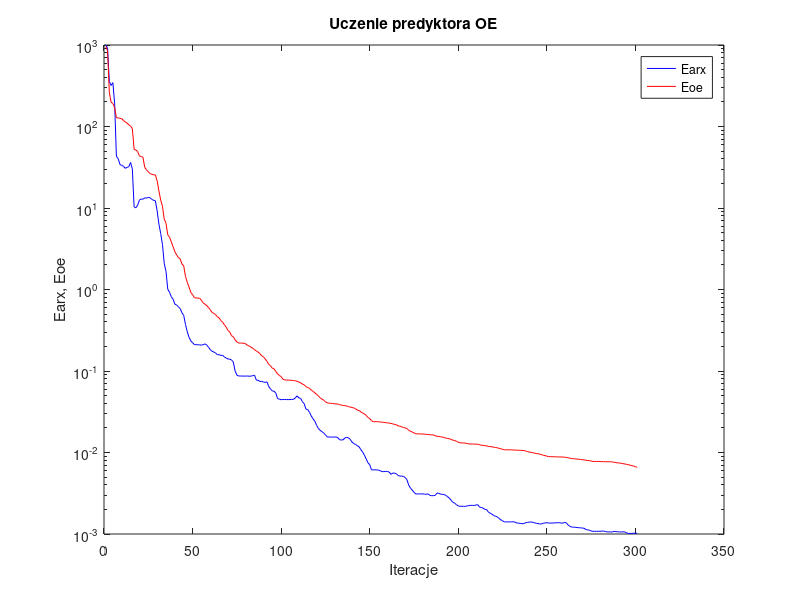
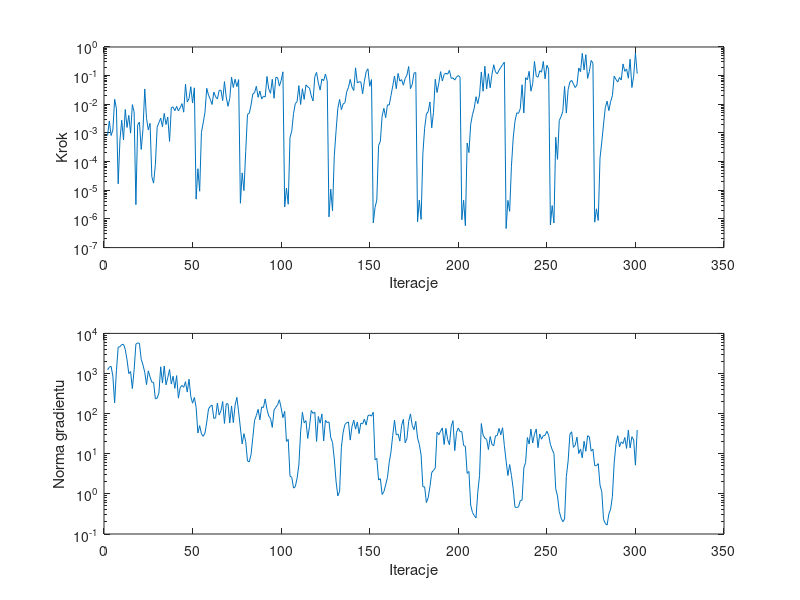

Recreate these plots in MATLAB, in order.
%uczenie predyktora oe
clear all;
n=0; farx(n+1)=9.925952e+002; foe(n+1)=9.530596e+002; wspucz(n+1)=0.000000e+000; ng(n+1)=0.000000e+000;
%odnowa zmiennej metryki
n=1; farx(n+1)=9.243927e+002; foe(n+1)=8.522223e+002; krok(n+1)=8.106441e-004; ng(n+1)=1.237897e+003;
n=2; farx(n+1)=3.590032e+002; foe(n+1)=2.609821e+002; krok(n+1)=2.604174e-003; ng(n+1)=1.439544e+003;
n=3; farx(n+1)=3.182469e+002; foe(n+1)=1.990192e+002; krok(n+1)=8.156322e-004; ng(n+1)=1.512614e+003;
n=4; farx(n+1)=3.453824e+002; foe(n+1)=1.920588e+002; krok(n+1)=1.259039e-003; ng(n+1)=8.603229e+002;
n=5; farx(n+1)=1.932990e+002; foe(n+1)=1.711653e+002; krok(n+1)=1.503401e-002; ng(n+1)=1.858231e+002;
n=6; farx(n+1)=4.298652e+001; foe(n+1)=1.280388e+002; krok(n+1)=7.145002e-003; ng(n+1)=1.169095e+003;
n=7; farx(n+1)=4.035151e+001; foe(n+1)=1.275354e+002; krok(n+1)=1.689172e-005; ng(n+1)=4.528811e+003;
n=8; farx(n+1)=3.415174e+001; foe(n+1)=1.261099e+002; krok(n+1)=5.653272e-004; ng(n+1)=4.648693e+003;
n=9; farx(n+1)=3.335867e+001; foe(n+1)=1.245938e+002; krok(n+1)=2.778799e-003; ng(n+1)=5.268656e+003;
n=10; farx(n+1)=3.241490e+001; foe(n+1)=1.184854e+002; krok(n+1)=5.769389e-004; ng(n+1)=5.341254e+003;
n=11; farx(n+1)=3.068921e+001; foe(n+1)=1.135870e+002; krok(n+1)=6.606617e-003; ng(n+1)=3.992581e+003;
n=12; farx(n+1)=3.144912e+001; foe(n+1)=1.102986e+002; krok(n+1)=1.556794e-003; ng(n+1)=2.195494e+003;
n=13; farx(n+1)=3.213321e+001; foe(n+1)=1.050413e+002; krok(n+1)=4.101231e-003; ng(n+1)=9.964159e+002;
n=14; farx(n+1)=3.621252e+001; foe(n+1)=1.013358e+002; krok(n+1)=9.854180e-004; ng(n+1)=1.116869e+003;
n=15; farx(n+1)=2.997104e+001; foe(n+1)=9.423559e+001; krok(n+1)=9.732535e-003; ng(n+1)=4.214582e+002;
n=16; farx(n+1)=1.029908e+001; foe(n+1)=5.240649e+001; krok(n+1)=5.478088e-003; ng(n+1)=1.226575e+003;
n=17; farx(n+1)=1.006030e+001; foe(n+1)=5.147183e+001; krok(n+1)=3.147054e-006; ng(n+1)=5.421393e+003;
n=18; farx(n+1)=1.085250e+001; foe(n+1)=4.931273e+001; krok(n+1)=1.925691e-003; ng(n+1)=5.773191e+003;
n=19; farx(n+1)=1.253044e+001; foe(n+1)=4.352405e+001; krok(n+1)=2.394037e-003; ng(n+1)=5.658203e+003;
n=20; farx(n+1)=1.290551e+001; foe(n+1)=4.280064e+001; krok(n+1)=2.662021e-004; ng(n+1)=2.267792e+003;
n=21; farx(n+1)=1.281242e+001; foe(n+1)=4.193236e+001; krok(n+1)=1.320749e-003; ng(n+1)=1.635165e+003;
n=22; farx(n+1)=1.334688e+001; foe(n+1)=3.145385e+001; krok(n+1)=3.432277e-002; ng(n+1)=1.076567e+003;
n=23; farx(n+1)=1.321501e+001; foe(n+1)=2.942112e+001; krok(n+1)=3.242576e-003; ng(n+1)=5.279486e+002;
n=24; farx(n+1)=1.348171e+001; foe(n+1)=2.781535e+001; krok(n+1)=1.291963e-003; ng(n+1)=1.164913e+003;
n=25; farx(n+1)=1.337571e+001; foe(n+1)=2.647875e+001; krok(n+1)=2.168031e-003; ng(n+1)=8.247442e+002;
%odnowa zmiennej metryki
n=26; farx(n+1)=1.274341e+001; foe(n+1)=2.588969e+001; krok(n+1)=2.965848e-005; ng(n+1)=6.095059e+002;
n=27; farx(n+1)=1.242675e+001; foe(n+1)=2.561616e+001; krok(n+1)=1.777520e-005; ng(n+1)=6.005832e+002;
n=28; farx(n+1)=1.227204e+001; foe(n+1)=2.543599e+001; krok(n+1)=7.856157e-005; ng(n+1)=2.335657e+002;
n=29; farx(n+1)=9.203111e+000; foe(n+1)=2.155491e+001; krok(n+1)=1.575776e-003; ng(n+1)=2.428344e+002;
n=30; farx(n+1)=6.334536e+000; foe(n+1)=1.616309e+001; krok(n+1)=2.304382e-003; ng(n+1)=3.276405e+002;
n=31; farx(n+1)=4.875997e+000; foe(n+1)=1.252683e+001; krok(n+1)=3.271540e-003; ng(n+1)=1.470275e+003;
n=32; farx(n+1)=3.560466e+000; foe(n+1)=1.046574e+001; krok(n+1)=1.645803e-003; ng(n+1)=5.774441e+002;
n=33; farx(n+1)=2.097235e+000; foe(n+1)=7.302247e+000; krok(n+1)=4.818429e-003; ng(n+1)=1.534786e+003;
n=34; farx(n+1)=1.662856e+000; foe(n+1)=6.512117e+000; krok(n+1)=1.970836e-003; ng(n+1)=5.218696e+002;
n=35; farx(n+1)=1.004457e+000; foe(n+1)=4.675314e+000; krok(n+1)=3.595838e-003; ng(n+1)=7.883032e+002;
n=36; farx(n+1)=9.267291e-001; foe(n+1)=4.389963e+000; krok(n+1)=5.067687e-004; ng(n+1)=1.259727e+003;
n=37; farx(n+1)=8.151701e-001; foe(n+1)=3.836120e+000; krok(n+1)=7.692316e-003; ng(n+1)=5.456043e+002;
n=38; farx(n+1)=7.596642e-001; foe(n+1)=3.350326e+000; krok(n+1)=8.076024e-003; ng(n+1)=8.586407e+002;
n=39; farx(n+1)=6.606445e-001; foe(n+1)=2.917976e+000; krok(n+1)=5.977052e-003; ng(n+1)=4.260033e+002;
n=40; farx(n+1)=6.458405e-001; foe(n+1)=2.650389e+000; krok(n+1)=8.473306e-003; ng(n+1)=8.869821e+002;
n=41; farx(n+1)=6.136515e-001; foe(n+1)=2.465380e+000; krok(n+1)=5.887869e-003; ng(n+1)=2.431612e+002;
n=42; farx(n+1)=5.838409e-001; foe(n+1)=2.376294e+000; krok(n+1)=7.530795e-003; ng(n+1)=4.419461e+002;
n=43; farx(n+1)=5.176793e-001; foe(n+1)=2.054016e+000; krok(n+1)=1.056599e-002; ng(n+1)=5.051324e+002;
n=44; farx(n+1)=4.812049e-001; foe(n+1)=1.951964e+000; krok(n+1)=5.303205e-003; ng(n+1)=4.541093e+002;
n=45; farx(n+1)=3.726908e-001; foe(n+1)=1.445957e+000; krok(n+1)=5.005537e-002; ng(n+1)=6.244674e+002;
n=46; farx(n+1)=3.033121e-001; foe(n+1)=1.225845e+000; krok(n+1)=1.199953e-002; ng(n+1)=3.449270e+002;
n=47; farx(n+1)=2.590174e-001; foe(n+1)=1.071946e+000; krok(n+1)=1.596372e-002; ng(n+1)=7.215268e+002;
n=48; farx(n+1)=2.334895e-001; foe(n+1)=9.209176e-001; krok(n+1)=4.109961e-002; ng(n+1)=2.651516e+002;
n=49; farx(n+1)=2.225466e-001; foe(n+1)=8.649381e-001; krok(n+1)=1.109636e-002; ng(n+1)=1.821448e+002;
n=50; farx(n+1)=2.108795e-001; foe(n+1)=7.941288e-001; krok(n+1)=3.754388e-002; ng(n+1)=2.522224e+002;
%odnowa zmiennej metryki
n=51; farx(n+1)=2.104703e-001; foe(n+1)=7.863222e-001; krok(n+1)=4.904537e-006; ng(n+1)=1.442348e+002;
n=52; farx(n+1)=2.098157e-001; foe(n+1)=7.831023e-001; krok(n+1)=5.658127e-005; ng(n+1)=3.292492e+001;
n=53; farx(n+1)=2.095613e-001; foe(n+1)=7.820777e-001; krok(n+1)=9.280153e-006; ng(n+1)=5.034107e+001;
n=54; farx(n+1)=2.074237e-001; foe(n+1)=7.370644e-001; krok(n+1)=1.055436e-003; ng(n+1)=3.133853e+001;
n=55; farx(n+1)=2.106546e-001; foe(n+1)=6.841136e-001; krok(n+1)=2.251271e-003; ng(n+1)=2.720505e+001;
n=56; farx(n+1)=2.151575e-001; foe(n+1)=6.616872e-001; krok(n+1)=5.320104e-003; ng(n+1)=3.268173e+001;
n=57; farx(n+1)=2.087574e-001; foe(n+1)=6.323316e-001; krok(n+1)=3.618094e-002; ng(n+1)=6.143862e+001;
n=58; farx(n+1)=1.954499e-001; foe(n+1)=6.022349e-001; krok(n+1)=2.085811e-002; ng(n+1)=1.310930e+002;
n=59; farx(n+1)=1.829848e-001; foe(n+1)=5.613240e-001; krok(n+1)=1.488820e-002; ng(n+1)=1.516855e+002;
n=60; farx(n+1)=1.746293e-001; foe(n+1)=5.236720e-001; krok(n+1)=9.866494e-003; ng(n+1)=1.640039e+002;
n=61; farx(n+1)=1.709189e-001; foe(n+1)=5.079002e-001; krok(n+1)=2.680031e-002; ng(n+1)=7.585155e+001;
n=62; farx(n+1)=1.666662e-001; foe(n+1)=4.918931e-001; krok(n+1)=1.834657e-002; ng(n+1)=7.847135e+001;
n=63; farx(n+1)=1.583119e-001; foe(n+1)=4.625083e-001; krok(n+1)=1.527445e-002; ng(n+1)=1.840030e+002;
n=64; farx(n+1)=1.587665e-001; foe(n+1)=4.472501e-001; krok(n+1)=3.034235e-002; ng(n+1)=9.259643e+001;
n=65; farx(n+1)=1.552162e-001; foe(n+1)=4.144277e-001; krok(n+1)=3.132047e-002; ng(n+1)=1.173876e+002;
n=66; farx(n+1)=1.560817e-001; foe(n+1)=3.964652e-001; krok(n+1)=1.345640e-002; ng(n+1)=2.004210e+002;
n=67; farx(n+1)=1.478722e-001; foe(n+1)=3.681366e-001; krok(n+1)=6.189726e-002; ng(n+1)=5.699480e+001;
n=68; farx(n+1)=1.444556e-001; foe(n+1)=3.449539e-001; krok(n+1)=1.775074e-002; ng(n+1)=1.759664e+002;
n=69; farx(n+1)=1.402209e-001; foe(n+1)=3.139167e-001; krok(n+1)=8.533243e-003; ng(n+1)=1.759125e+002;
n=70; farx(n+1)=1.398915e-001; foe(n+1)=3.014058e-001; krok(n+1)=1.615204e-002; ng(n+1)=5.832572e+001;
n=71; farx(n+1)=1.365729e-001; foe(n+1)=2.706957e-001; krok(n+1)=8.892157e-002; ng(n+1)=1.557958e+002;
n=72; farx(n+1)=1.288745e-001; foe(n+1)=2.629784e-001; krok(n+1)=3.863769e-002; ng(n+1)=5.952288e+001;
n=73; farx(n+1)=1.002280e-001; foe(n+1)=2.412937e-001; krok(n+1)=7.494212e-002; ng(n+1)=1.632433e+002;
n=74; farx(n+1)=8.888152e-002; foe(n+1)=2.277266e-001; krok(n+1)=4.138006e-002; ng(n+1)=2.545990e+002;
n=75; farx(n+1)=8.686179e-002; foe(n+1)=2.205054e-001; krok(n+1)=7.280720e-002; ng(n+1)=1.102982e+002;
%odnowa zmiennej metryki
n=76; farx(n+1)=8.683650e-002; foe(n+1)=2.201813e-001; krok(n+1)=3.524154e-006; ng(n+1)=4.383133e+001;
n=77; farx(n+1)=8.672953e-002; foe(n+1)=2.196843e-001; krok(n+1)=4.041939e-005; ng(n+1)=1.765397e+001;
n=78; farx(n+1)=8.664128e-002; foe(n+1)=2.192518e-001; krok(n+1)=9.722265e-006; ng(n+1)=3.175966e+001;
n=79; farx(n+1)=8.644563e-002; foe(n+1)=2.153018e-001; krok(n+1)=2.288097e-004; ng(n+1)=2.003742e+001;
n=80; farx(n+1)=8.701293e-002; foe(n+1)=2.060505e-001; krok(n+1)=4.437686e-003; ng(n+1)=6.615316e+000;
n=81; farx(n+1)=8.615206e-002; foe(n+1)=2.025090e-001; krok(n+1)=4.874376e-003; ng(n+1)=6.263220e+000;
n=82; farx(n+1)=8.655551e-002; foe(n+1)=1.961286e-001; krok(n+1)=9.328627e-003; ng(n+1)=9.484155e+000;
n=83; farx(n+1)=8.768073e-002; foe(n+1)=1.897840e-001; krok(n+1)=2.284436e-002; ng(n+1)=2.537444e+001;
n=84; farx(n+1)=8.849625e-002; foe(n+1)=1.822661e-001; krok(n+1)=2.565762e-002; ng(n+1)=6.832299e+001;
n=85; farx(n+1)=7.729665e-002; foe(n+1)=1.762414e-001; krok(n+1)=4.236083e-002; ng(n+1)=8.985892e+001;
n=86; farx(n+1)=7.697603e-002; foe(n+1)=1.704714e-001; krok(n+1)=1.759944e-002; ng(n+1)=1.279860e+002;
n=87; farx(n+1)=7.422780e-002; foe(n+1)=1.635944e-001; krok(n+1)=2.900728e-002; ng(n+1)=7.031759e+001;
n=88; farx(n+1)=7.481614e-002; foe(n+1)=1.536557e-001; krok(n+1)=1.526430e-002; ng(n+1)=1.471029e+002;
n=89; farx(n+1)=7.322979e-002; foe(n+1)=1.494544e-001; krok(n+1)=1.918067e-002; ng(n+1)=1.417212e+002;
n=90; farx(n+1)=7.247022e-002; foe(n+1)=1.404723e-001; krok(n+1)=1.793370e-002; ng(n+1)=2.328712e+002;
n=91; farx(n+1)=7.355508e-002; foe(n+1)=1.314092e-001; krok(n+1)=9.349969e-002; ng(n+1)=1.278701e+002;
n=92; farx(n+1)=6.434974e-002; foe(n+1)=1.201726e-001; krok(n+1)=3.413297e-002; ng(n+1)=8.727439e+001;
n=93; farx(n+1)=6.025474e-002; foe(n+1)=1.163472e-001; krok(n+1)=2.421456e-002; ng(n+1)=7.546246e+001;
n=94; farx(n+1)=5.690174e-002; foe(n+1)=1.080973e-001; krok(n+1)=7.494212e-002; ng(n+1)=4.542121e+001;
n=95; farx(n+1)=5.652008e-002; foe(n+1)=1.063615e-001; krok(n+1)=1.618540e-002; ng(n+1)=1.231542e+002;
n=96; farx(n+1)=5.339100e-002; foe(n+1)=9.862555e-002; krok(n+1)=8.764941e-002; ng(n+1)=1.440542e+002;
n=97; farx(n+1)=4.583716e-002; foe(n+1)=9.224452e-002; krok(n+1)=8.438961e-002; ng(n+1)=1.664570e+002;
n=98; farx(n+1)=4.521035e-002; foe(n+1)=8.809904e-002; krok(n+1)=4.320574e-002; ng(n+1)=2.216734e+002;
n=99; farx(n+1)=4.441231e-002; foe(n+1)=8.508423e-002; krok(n+1)=6.814773e-002; ng(n+1)=1.383075e+002;
n=100; farx(n+1)=4.469479e-002; foe(n+1)=7.934895e-002; krok(n+1)=1.362644e-001; ng(n+1)=7.931222e+001;
%odnowa zmiennej metryki
n=101; farx(n+1)=4.467540e-002; foe(n+1)=7.770825e-002; krok(n+1)=2.615723e-006; ng(n+1)=1.144116e+002;
n=102; farx(n+1)=4.462709e-002; foe(n+1)=7.750073e-002; krok(n+1)=1.197415e-005; ng(n+1)=2.028418e+001;
n=103; farx(n+1)=4.459565e-002; foe(n+1)=7.737490e-002; krok(n+1)=3.257346e-006; ng(n+1)=2.281740e+001;
n=104; farx(n+1)=4.460858e-002; foe(n+1)=7.719445e-002; krok(n+1)=6.946998e-004; ng(n+1)=2.754377e+000;
n=105; farx(n+1)=4.482616e-002; foe(n+1)=7.678950e-002; krok(n+1)=1.175649e-003; ng(n+1)=2.587424e+000;
n=106; farx(n+1)=4.489786e-002; foe(n+1)=7.648129e-002; krok(n+1)=4.792105e-003; ng(n+1)=1.393298e+000;
n=107; farx(n+1)=4.680109e-002; foe(n+1)=7.571899e-002; krok(n+1)=1.064021e-002; ng(n+1)=1.518898e+000;
n=108; farx(n+1)=4.959346e-002; foe(n+1)=7.481831e-002; krok(n+1)=1.238677e-002; ng(n+1)=2.452596e+000;
n=109; farx(n+1)=4.676158e-002; foe(n+1)=7.311371e-002; krok(n+1)=4.486711e-002; ng(n+1)=5.257642e+000;
n=110; farx(n+1)=4.616228e-002; foe(n+1)=7.158909e-002; krok(n+1)=9.830492e-003; ng(n+1)=3.513838e+001;
n=111; farx(n+1)=4.207571e-002; foe(n+1)=6.894439e-002; krok(n+1)=3.497807e-002; ng(n+1)=1.079644e+002;
n=112; farx(n+1)=3.984572e-002; foe(n+1)=6.779547e-002; krok(n+1)=1.477175e-002; ng(n+1)=5.902956e+001;
n=113; farx(n+1)=3.401588e-002; foe(n+1)=6.431470e-002; krok(n+1)=4.725510e-002; ng(n+1)=6.701427e+001;
n=114; farx(n+1)=3.366164e-002; foe(n+1)=6.270945e-002; krok(n+1)=4.086147e-002; ng(n+1)=2.408298e+001;
n=115; farx(n+1)=3.114183e-002; foe(n+1)=6.144570e-002; krok(n+1)=3.715822e-002; ng(n+1)=4.760686e+001;
n=116; farx(n+1)=2.807008e-002; foe(n+1)=5.829186e-002; krok(n+1)=1.966568e-002; ng(n+1)=1.197941e+002;
n=117; farx(n+1)=2.596119e-002; foe(n+1)=5.622515e-002; krok(n+1)=1.311143e-002; ng(n+1)=1.014209e+002;
n=118; farx(n+1)=2.422373e-002; foe(n+1)=5.396108e-002; krok(n+1)=9.228634e-002; ng(n+1)=1.089890e+002;
n=119; farx(n+1)=2.153990e-002; foe(n+1)=5.161905e-002; krok(n+1)=1.297775e-001; ng(n+1)=2.033198e+001;
n=120; farx(n+1)=1.978013e-002; foe(n+1)=4.951210e-002; krok(n+1)=5.576355e-002; ng(n+1)=8.492242e+001;
n=121; farx(n+1)=1.871368e-002; foe(n+1)=4.699171e-002; krok(n+1)=3.134999e-002; ng(n+1)=5.785559e+001;
n=122; farx(n+1)=1.805176e-002; foe(n+1)=4.524556e-002; krok(n+1)=7.596282e-002; ng(n+1)=9.831506e+001;
n=123; farx(n+1)=1.738941e-002; foe(n+1)=4.390948e-002; krok(n+1)=6.679426e-002; ng(n+1)=2.096442e+001;
n=124; farx(n+1)=1.648926e-002; foe(n+1)=4.199016e-002; krok(n+1)=1.135981e-001; ng(n+1)=6.828266e+001;
n=125; farx(n+1)=1.550660e-002; foe(n+1)=4.065772e-002; krok(n+1)=6.601690e-002; ng(n+1)=5.994813e+001;
%odnowa zmiennej metryki
n=126; farx(n+1)=1.550515e-002; foe(n+1)=4.036298e-002; krok(n+1)=1.182045e-006; ng(n+1)=6.211815e+001;
n=127; farx(n+1)=1.546690e-002; foe(n+1)=4.007151e-002; krok(n+1)=1.095376e-005; ng(n+1)=2.536615e+001;
n=128; farx(n+1)=1.546241e-002; foe(n+1)=4.003554e-002; krok(n+1)=1.940233e-006; ng(n+1)=1.915727e+001;
n=129; farx(n+1)=1.544647e-002; foe(n+1)=3.964169e-002; krok(n+1)=1.614953e-004; ng(n+1)=7.395863e+000;
n=130; farx(n+1)=1.551897e-002; foe(n+1)=3.944422e-002; krok(n+1)=1.186919e-003; ng(n+1)=2.060567e+000;
n=131; farx(n+1)=1.521658e-002; foe(n+1)=3.930718e-002; krok(n+1)=7.321912e-003; ng(n+1)=8.893273e-001;
n=132; farx(n+1)=1.433729e-002; foe(n+1)=3.865103e-002; krok(n+1)=1.479563e-002; ng(n+1)=1.160252e+000;
n=133; farx(n+1)=1.423081e-002; foe(n+1)=3.813823e-002; krok(n+1)=6.506258e-003; ng(n+1)=1.448320e+001;
n=134; farx(n+1)=1.431134e-002; foe(n+1)=3.784260e-002; krok(n+1)=1.027490e-002; ng(n+1)=3.474352e+001;
n=135; farx(n+1)=1.508357e-002; foe(n+1)=3.761540e-002; krok(n+1)=1.127264e-002; ng(n+1)=5.359989e+001;
n=136; farx(n+1)=1.534401e-002; foe(n+1)=3.720465e-002; krok(n+1)=2.727640e-002; ng(n+1)=5.966339e+001;
n=137; farx(n+1)=1.514488e-002; foe(n+1)=3.654121e-002; krok(n+1)=3.899737e-002; ng(n+1)=6.201727e+001;
n=138; farx(n+1)=1.449764e-002; foe(n+1)=3.616368e-002; krok(n+1)=7.375749e-002; ng(n+1)=2.188684e+001;
n=139; farx(n+1)=1.344455e-002; foe(n+1)=3.561762e-002; krok(n+1)=3.982240e-002; ng(n+1)=4.826079e+001;
n=140; farx(n+1)=1.289521e-002; foe(n+1)=3.528516e-002; krok(n+1)=3.034235e-002; ng(n+1)=6.873269e+001;
n=141; farx(n+1)=1.255433e-002; foe(n+1)=3.434092e-002; krok(n+1)=1.872762e-001; ng(n+1)=4.113583e+001;
n=142; farx(n+1)=1.210229e-002; foe(n+1)=3.311438e-002; krok(n+1)=5.570844e-002; ng(n+1)=6.207579e+001;
n=143; farx(n+1)=1.175494e-002; foe(n+1)=3.282143e-002; krok(n+1)=6.130039e-002; ng(n+1)=3.183198e+001;
n=144; farx(n+1)=1.082475e-002; foe(n+1)=3.143673e-002; krok(n+1)=6.024636e-002; ng(n+1)=5.786466e+001;
n=145; farx(n+1)=1.014437e-002; foe(n+1)=3.063439e-002; krok(n+1)=2.331822e-002; ng(n+1)=5.553091e+001;
n=146; farx(n+1)=9.276974e-003; foe(n+1)=2.970931e-002; krok(n+1)=6.442938e-002; ng(n+1)=7.329816e+001;
n=147; farx(n+1)=8.344429e-003; foe(n+1)=2.858463e-002; krok(n+1)=1.383770e-001; ng(n+1)=5.189618e+001;
n=148; farx(n+1)=7.483221e-003; foe(n+1)=2.685466e-002; krok(n+1)=1.728230e-001; ng(n+1)=8.870411e+001;
n=149; farx(n+1)=7.081841e-003; foe(n+1)=2.612729e-002; krok(n+1)=4.256083e-002; ng(n+1)=9.303496e+001;
n=150; farx(n+1)=6.129963e-003; foe(n+1)=2.452920e-002; krok(n+1)=7.301859e-002; ng(n+1)=8.656392e+001;
%odnowa zmiennej metryki
n=151; farx(n+1)=6.125383e-003; foe(n+1)=2.391377e-002; krok(n+1)=7.271553e-007; ng(n+1)=1.085014e+002;
n=152; farx(n+1)=6.123820e-003; foe(n+1)=2.390655e-002; krok(n+1)=2.502989e-006; ng(n+1)=7.064668e+000;
n=153; farx(n+1)=6.120498e-003; foe(n+1)=2.389469e-002; krok(n+1)=4.524584e-006; ng(n+1)=7.677463e+000;
n=154; farx(n+1)=6.080562e-003; foe(n+1)=2.382594e-002; krok(n+1)=3.643472e-004; ng(n+1)=2.212950e+000;
n=155; farx(n+1)=5.967198e-003; foe(n+1)=2.371040e-002; krok(n+1)=5.053235e-004; ng(n+1)=2.398235e+000;
n=156; farx(n+1)=5.833247e-003; foe(n+1)=2.357617e-002; krok(n+1)=3.918749e-003; ng(n+1)=9.661930e-001;
n=157; farx(n+1)=5.825664e-003; foe(n+1)=2.338238e-002; krok(n+1)=7.251821e-003; ng(n+1)=1.135857e+000;
n=158; farx(n+1)=5.870757e-003; foe(n+1)=2.324403e-002; krok(n+1)=3.427028e-003; ng(n+1)=1.677479e+000;
n=159; farx(n+1)=5.848492e-003; foe(n+1)=2.312454e-002; krok(n+1)=9.590335e-003; ng(n+1)=2.548320e+000;
n=160; farx(n+1)=5.756660e-003; foe(n+1)=2.297290e-002; krok(n+1)=9.416683e-003; ng(n+1)=6.070069e+000;
n=161; farx(n+1)=5.387652e-003; foe(n+1)=2.273837e-002; krok(n+1)=2.000182e-002; ng(n+1)=1.114674e+001;
n=162; farx(n+1)=5.599390e-003; foe(n+1)=2.246038e-002; krok(n+1)=4.382471e-002; ng(n+1)=2.896917e+001;
n=163; farx(n+1)=5.582238e-003; foe(n+1)=2.208919e-002; krok(n+1)=9.704432e-002; ng(n+1)=6.884657e+001;
n=164; farx(n+1)=5.489840e-003; foe(n+1)=2.192349e-002; krok(n+1)=3.497807e-002; ng(n+1)=2.950859e+001;
n=165; farx(n+1)=5.220432e-003; foe(n+1)=2.125581e-002; krok(n+1)=1.196783e-001; ng(n+1)=3.108674e+001;
n=166; farx(n+1)=5.135071e-003; foe(n+1)=2.106092e-002; krok(n+1)=6.444366e-002; ng(n+1)=2.061867e+001;
n=167; farx(n+1)=5.143100e-003; foe(n+1)=2.067354e-002; krok(n+1)=7.280720e-002; ng(n+1)=5.081952e+001;
n=168; farx(n+1)=5.097137e-003; foe(n+1)=2.024692e-002; krok(n+1)=4.633705e-002; ng(n+1)=7.216741e+001;
n=169; farx(n+1)=4.941676e-003; foe(n+1)=2.005062e-002; krok(n+1)=8.000730e-002; ng(n+1)=1.866285e+001;
n=170; farx(n+1)=4.636949e-003; foe(n+1)=1.967169e-002; krok(n+1)=1.044257e-001; ng(n+1)=2.379073e+001;
n=171; farx(n+1)=3.989317e-003; foe(n+1)=1.874998e-002; krok(n+1)=2.083583e-001; ng(n+1)=6.417508e+001;
n=172; farx(n+1)=3.656969e-003; foe(n+1)=1.819531e-002; krok(n+1)=3.500452e-002; ng(n+1)=9.864798e+001;
n=173; farx(n+1)=3.457835e-003; foe(n+1)=1.788977e-002; krok(n+1)=4.954706e-002; ng(n+1)=5.052032e+001;
n=174; farx(n+1)=3.246399e-003; foe(n+1)=1.736792e-002; krok(n+1)=1.232442e-001; ng(n+1)=3.986836e+001;
n=175; farx(n+1)=3.101755e-003; foe(n+1)=1.696988e-002; krok(n+1)=1.283701e-001; ng(n+1)=6.444399e+001;
%odnowa zmiennej metryki
n=176; farx(n+1)=3.102133e-003; foe(n+1)=1.694895e-002; krok(n+1)=7.906723e-007; ng(n+1)=2.464652e+001;
n=177; farx(n+1)=3.104891e-003; foe(n+1)=1.689585e-002; krok(n+1)=4.535915e-006; ng(n+1)=1.717348e+001;
n=178; farx(n+1)=3.104989e-003; foe(n+1)=1.689258e-002; krok(n+1)=9.682353e-007; ng(n+1)=9.349820e+000;
n=179; farx(n+1)=3.103712e-003; foe(n+1)=1.687124e-002; krok(n+1)=1.895397e-004; ng(n+1)=1.501399e+000;
n=180; farx(n+1)=3.080878e-003; foe(n+1)=1.675611e-002; krok(n+1)=1.457334e-003; ng(n+1)=1.499873e+000;
n=181; farx(n+1)=3.070274e-003; foe(n+1)=1.670733e-002; krok(n+1)=4.578975e-003; ng(n+1)=6.064591e-001;
n=182; farx(n+1)=3.104632e-003; foe(n+1)=1.661598e-002; krok(n+1)=5.557598e-003; ng(n+1)=8.002549e-001;
n=183; farx(n+1)=2.976138e-003; foe(n+1)=1.650476e-002; krok(n+1)=1.208515e-002; ng(n+1)=1.513612e+000;
n=184; farx(n+1)=2.951954e-003; foe(n+1)=1.646185e-002; krok(n+1)=1.508794e-003; ng(n+1)=3.416571e+000;
n=185; farx(n+1)=2.955325e-003; foe(n+1)=1.642847e-002; krok(n+1)=5.242823e-003; ng(n+1)=3.835175e+000;
n=186; farx(n+1)=2.983905e-003; foe(n+1)=1.600095e-002; krok(n+1)=7.439358e-002; ng(n+1)=4.410066e+000;
n=187; farx(n+1)=3.177452e-003; foe(n+1)=1.584090e-002; krok(n+1)=2.578794e-002; ng(n+1)=3.452808e+001;
n=188; farx(n+1)=3.161068e-003; foe(n+1)=1.574692e-002; krok(n+1)=5.440189e-002; ng(n+1)=2.961836e+001;
n=189; farx(n+1)=3.085185e-003; foe(n+1)=1.559984e-002; krok(n+1)=1.379942e-001; ng(n+1)=3.668148e+001;
n=190; farx(n+1)=3.068092e-003; foe(n+1)=1.547043e-002; krok(n+1)=6.479315e-002; ng(n+1)=4.405156e+001;
n=191; farx(n+1)=3.044910e-003; foe(n+1)=1.529851e-002; krok(n+1)=1.102898e-001; ng(n+1)=1.702287e+001;
n=192; farx(n+1)=2.977013e-003; foe(n+1)=1.501685e-002; krok(n+1)=1.209148e-001; ng(n+1)=4.276017e+001;
n=193; farx(n+1)=2.860623e-003; foe(n+1)=1.487577e-002; krok(n+1)=1.125137e-001; ng(n+1)=2.260226e+001;
n=194; farx(n+1)=2.747746e-003; foe(n+1)=1.472603e-002; krok(n+1)=1.530377e-001; ng(n+1)=1.668280e+001;
n=195; farx(n+1)=2.588482e-003; foe(n+1)=1.448035e-002; krok(n+1)=8.005809e-002; ng(n+1)=4.785215e+001;
n=196; farx(n+1)=2.446667e-003; foe(n+1)=1.415457e-002; krok(n+1)=8.388517e-002; ng(n+1)=6.694187e+001;
n=197; farx(n+1)=2.386238e-003; foe(n+1)=1.401003e-002; krok(n+1)=6.995615e-002; ng(n+1)=1.197106e+001;
n=198; farx(n+1)=2.287593e-003; foe(n+1)=1.372888e-002; krok(n+1)=8.973318e-002; ng(n+1)=3.424756e+001;
n=199; farx(n+1)=2.208795e-003; foe(n+1)=1.336606e-002; krok(n+1)=1.006999e-001; ng(n+1)=4.396239e+001;
n=200; farx(n+1)=2.188400e-003; foe(n+1)=1.317252e-002; krok(n+1)=8.764941e-002; ng(n+1)=3.558084e+001;
%odnowa zmiennej metryki
n=201; farx(n+1)=2.187150e-003; foe(n+1)=1.311598e-002; krok(n+1)=9.360102e-007; ng(n+1)=3.557584e+001;
n=202; farx(n+1)=2.184703e-003; foe(n+1)=1.306288e-002; krok(n+1)=4.498305e-006; ng(n+1)=1.607933e+001;
n=203; farx(n+1)=2.184257e-003; foe(n+1)=1.305176e-002; krok(n+1)=5.795503e-007; ng(n+1)=1.535903e+001;
n=204; farx(n+1)=2.207484e-003; foe(n+1)=1.287946e-002; krok(n+1)=4.449379e-004; ng(n+1)=3.239021e+000;
n=205; farx(n+1)=2.235033e-003; foe(n+1)=1.274853e-002; krok(n+1)=2.064885e-004; ng(n+1)=3.625099e+000;
n=206; farx(n+1)=2.247562e-003; foe(n+1)=1.272505e-002; krok(n+1)=1.986798e-003; ng(n+1)=5.237447e-001;
n=207; farx(n+1)=2.244819e-003; foe(n+1)=1.270919e-002; krok(n+1)=4.324280e-003; ng(n+1)=3.446440e-001;
n=208; farx(n+1)=2.237757e-003; foe(n+1)=1.269281e-002; krok(n+1)=7.321912e-003; ng(n+1)=2.882444e-001;
n=209; farx(n+1)=2.269577e-003; foe(n+1)=1.266505e-002; krok(n+1)=1.834657e-002; ng(n+1)=2.523580e-001;
n=210; farx(n+1)=2.289042e-003; foe(n+1)=1.264200e-002; krok(n+1)=1.054870e-002; ng(n+1)=1.097157e+000;
n=211; farx(n+1)=2.136265e-003; foe(n+1)=1.244677e-002; krok(n+1)=2.127270e-002; ng(n+1)=2.865106e+000;
n=212; farx(n+1)=2.121988e-003; foe(n+1)=1.228168e-002; krok(n+1)=1.344350e-001; ng(n+1)=5.667231e+001;
n=213; farx(n+1)=2.076390e-003; foe(n+1)=1.222793e-002; krok(n+1)=2.858001e-002; ng(n+1)=2.936921e+001;
n=214; farx(n+1)=2.004315e-003; foe(n+1)=1.212243e-002; krok(n+1)=2.134155e-001; ng(n+1)=2.442189e+001;
n=215; farx(n+1)=1.997219e-003; foe(n+1)=1.207985e-002; krok(n+1)=3.450322e-002; ng(n+1)=2.284889e+001;
n=216; farx(n+1)=1.850678e-003; foe(n+1)=1.188138e-002; krok(n+1)=1.171506e-001; ng(n+1)=1.274809e+001;
n=217; farx(n+1)=1.802669e-003; foe(n+1)=1.182166e-002; krok(n+1)=3.778964e-002; ng(n+1)=2.684727e+001;
n=218; farx(n+1)=1.750941e-003; foe(n+1)=1.174543e-002; krok(n+1)=1.096649e-001; ng(n+1)=1.718912e+001;
n=219; farx(n+1)=1.684700e-003; foe(n+1)=1.161814e-002; krok(n+1)=2.405442e-001; ng(n+1)=1.576753e+001;
n=220; farx(n+1)=1.650918e-003; foe(n+1)=1.152501e-002; krok(n+1)=1.347860e-001; ng(n+1)=2.809968e+001;
n=221; farx(n+1)=1.622273e-003; foe(n+1)=1.143673e-002; krok(n+1)=1.150668e-001; ng(n+1)=2.835832e+001;
n=222; farx(n+1)=1.556486e-003; foe(n+1)=1.125801e-002; krok(n+1)=1.551821e-001; ng(n+1)=4.285843e+001;
n=223; farx(n+1)=1.491637e-003; foe(n+1)=1.109863e-002; krok(n+1)=1.937164e-001; ng(n+1)=2.983960e+001;
n=224; farx(n+1)=1.449131e-003; foe(n+1)=1.096120e-002; krok(n+1)=2.418297e-001; ng(n+1)=4.458303e+001;
n=225; farx(n+1)=1.407944e-003; foe(n+1)=1.079881e-002; krok(n+1)=2.935451e-001; ng(n+1)=1.605514e+001;
%odnowa zmiennej metryki
n=226; farx(n+1)=1.407947e-003; foe(n+1)=1.079716e-002; krok(n+1)=4.640886e-007; ng(n+1)=6.598314e+000;
n=227; farx(n+1)=1.408145e-003; foe(n+1)=1.079546e-002; krok(n+1)=4.434986e-006; ng(n+1)=2.868001e+000;
n=228; farx(n+1)=1.408448e-003; foe(n+1)=1.079319e-002; krok(n+1)=1.845341e-006; ng(n+1)=5.388339e+000;
n=229; farx(n+1)=1.409738e-003; foe(n+1)=1.077267e-002; krok(n+1)=6.880069e-005; ng(n+1)=2.876536e+000;
n=230; farx(n+1)=1.414228e-003; foe(n+1)=1.072792e-002; krok(n+1)=6.710424e-004; ng(n+1)=1.343591e+000;
n=231; farx(n+1)=1.399397e-003; foe(n+1)=1.070702e-002; krok(n+1)=2.531421e-003; ng(n+1)=4.681889e-001;
n=232; farx(n+1)=1.361486e-003; foe(n+1)=1.067037e-002; krok(n+1)=5.027940e-003; ng(n+1)=4.549708e-001;
n=233; farx(n+1)=1.360587e-003; foe(n+1)=1.065523e-002; krok(n+1)=4.829711e-003; ng(n+1)=4.760302e-001;
n=234; farx(n+1)=1.349446e-003; foe(n+1)=1.063787e-002; krok(n+1)=7.088102e-003; ng(n+1)=6.810550e-001;
n=235; farx(n+1)=1.337840e-003; foe(n+1)=1.059797e-002; krok(n+1)=4.818488e-002; ng(n+1)=6.973857e-001;
n=236; farx(n+1)=1.343254e-003; foe(n+1)=1.058557e-002; krok(n+1)=5.000456e-003; ng(n+1)=4.395187e+000;
n=237; farx(n+1)=1.374356e-003; foe(n+1)=1.043091e-002; krok(n+1)=8.470464e-002; ng(n+1)=6.089534e+000;
n=238; farx(n+1)=1.388675e-003; foe(n+1)=1.027296e-002; krok(n+1)=7.173481e-002; ng(n+1)=2.536206e+001;
n=239; farx(n+1)=1.399575e-003; foe(n+1)=1.013918e-002; krok(n+1)=1.416892e-001; ng(n+1)=1.745027e+001;
n=240; farx(n+1)=1.403492e-003; foe(n+1)=1.004696e-002; krok(n+1)=2.876670e-002; ng(n+1)=4.122364e+001;
n=241; farx(n+1)=1.395031e-003; foe(n+1)=9.961841e-003; krok(n+1)=5.258261e-002; ng(n+1)=1.857666e+001;
n=242; farx(n+1)=1.372520e-003; foe(n+1)=9.822637e-003; krok(n+1)=3.136673e-001; ng(n+1)=3.065827e+001;
n=243; farx(n+1)=1.352879e-003; foe(n+1)=9.709093e-003; krok(n+1)=9.809225e-002; ng(n+1)=4.152559e+001;
n=244; farx(n+1)=1.346473e-003; foe(n+1)=9.665426e-003; krok(n+1)=8.764941e-002; ng(n+1)=1.417321e+001;
n=245; farx(n+1)=1.324323e-003; foe(n+1)=9.518179e-003; krok(n+1)=1.486329e-001; ng(n+1)=3.120315e+001;
n=246; farx(n+1)=1.330615e-003; foe(n+1)=9.434856e-003; krok(n+1)=1.320338e-001; ng(n+1)=2.303312e+001;
n=247; farx(n+1)=1.358318e-003; foe(n+1)=9.223614e-003; krok(n+1)=3.129038e-001; ng(n+1)=2.819596e+001;
n=248; farx(n+1)=1.365635e-003; foe(n+1)=9.174739e-003; krok(n+1)=7.742260e-002; ng(n+1)=2.879988e+001;
n=249; farx(n+1)=1.377876e-003; foe(n+1)=9.008882e-003; krok(n+1)=2.301315e-001; ng(n+1)=3.639956e+001;
n=250; farx(n+1)=1.362181e-003; foe(n+1)=8.908972e-003; krok(n+1)=1.694093e-001; ng(n+1)=2.908689e+001;
%odnowa zmiennej metryki
n=251; farx(n+1)=1.362335e-003; foe(n+1)=8.901476e-003; krok(n+1)=6.180228e-007; ng(n+1)=1.713124e+001;
n=252; farx(n+1)=1.363415e-003; foe(n+1)=8.881523e-003; krok(n+1)=2.920731e-006; ng(n+1)=1.267672e+001;
n=253; farx(n+1)=1.363567e-003; foe(n+1)=8.878600e-003; krok(n+1)=7.241553e-007; ng(n+1)=1.013999e+001;
n=254; farx(n+1)=1.373841e-003; foe(n+1)=8.838799e-003; krok(n+1)=7.101242e-004; ng(n+1)=1.337548e+000;
n=255; farx(n+1)=1.375586e-003; foe(n+1)=8.834217e-003; krok(n+1)=1.201924e-004; ng(n+1)=8.907969e-001;
n=256; farx(n+1)=1.376586e-003; foe(n+1)=8.823000e-003; krok(n+1)=2.716773e-003; ng(n+1)=3.661558e-001;
n=257; farx(n+1)=1.363840e-003; foe(n+1)=8.815111e-003; krok(n+1)=3.709130e-003; ng(n+1)=2.527072e-001;
n=258; farx(n+1)=1.358736e-003; foe(n+1)=8.809217e-003; krok(n+1)=5.680993e-003; ng(n+1)=2.017184e-001;
n=259; farx(n+1)=1.392017e-003; foe(n+1)=8.744550e-003; krok(n+1)=4.215364e-002; ng(n+1)=2.356199e-001;
n=260; farx(n+1)=1.368555e-003; foe(n+1)=8.708106e-003; krok(n+1)=4.952046e-003; ng(n+1)=2.728656e+000;
n=261; farx(n+1)=1.290037e-003; foe(n+1)=8.612929e-003; krok(n+1)=3.262119e-002; ng(n+1)=6.583784e+000;
n=262; farx(n+1)=1.243255e-003; foe(n+1)=8.513344e-003; krok(n+1)=5.997436e-002; ng(n+1)=3.049661e+001;
n=263; farx(n+1)=1.217601e-003; foe(n+1)=8.429079e-003; krok(n+1)=6.826594e-002; ng(n+1)=3.533449e+001;
n=264; farx(n+1)=1.211376e-003; foe(n+1)=8.387935e-003; krok(n+1)=5.157588e-002; ng(n+1)=1.443017e+001;
n=265; farx(n+1)=1.210600e-003; foe(n+1)=8.360087e-003; krok(n+1)=3.833684e-002; ng(n+1)=1.633251e+001;
n=266; farx(n+1)=1.201219e-003; foe(n+1)=8.307572e-003; krok(n+1)=4.757597e-002; ng(n+1)=2.591098e+001;
n=267; farx(n+1)=1.193931e-003; foe(n+1)=8.247373e-003; krok(n+1)=1.856523e-001; ng(n+1)=1.011090e+001;
n=268; farx(n+1)=1.192526e-003; foe(n+1)=8.228582e-003; krok(n+1)=1.365319e-001; ng(n+1)=1.315921e+001;
n=269; farx(n+1)=1.182830e-003; foe(n+1)=8.163278e-003; krok(n+1)=6.007020e-001; ng(n+1)=7.903929e+000;
n=270; farx(n+1)=1.176733e-003; foe(n+1)=8.138521e-003; krok(n+1)=1.584655e-001; ng(n+1)=2.050725e+001;
n=271; farx(n+1)=1.134083e-003; foe(n+1)=8.024125e-003; krok(n+1)=5.391440e-001; ng(n+1)=1.151985e+001;
n=272; farx(n+1)=1.125460e-003; foe(n+1)=7.990469e-003; krok(n+1)=8.000730e-002; ng(n+1)=2.811393e+001;
n=273; farx(n+1)=1.110790e-003; foe(n+1)=7.945314e-003; krok(n+1)=1.400181e-001; ng(n+1)=2.613703e+001;
n=274; farx(n+1)=1.091828e-003; foe(n+1)=7.870868e-003; krok(n+1)=3.404866e-001; ng(n+1)=1.161584e+001;
n=275; farx(n+1)=1.078048e-003; foe(n+1)=7.766894e-003; krok(n+1)=2.709781e-001; ng(n+1)=1.297084e+001;
%odnowa zmiennej metryki
n=276; farx(n+1)=1.078090e-003; foe(n+1)=7.765849e-003; krok(n+1)=7.696755e-007; ng(n+1)=5.066392e+000;
n=277; farx(n+1)=1.078324e-003; foe(n+1)=7.763379e-003; krok(n+1)=2.249322e-006; ng(n+1)=5.018044e+000;
n=278; farx(n+1)=1.078435e-003; foe(n+1)=7.762230e-003; krok(n+1)=8.857564e-007; ng(n+1)=5.676021e+000;
n=279; farx(n+1)=1.080345e-003; foe(n+1)=7.747176e-003; krok(n+1)=1.323135e-004; ng(n+1)=1.660321e+000;
n=280; farx(n+1)=1.085737e-003; foe(n+1)=7.723947e-003; krok(n+1)=4.792372e-004; ng(n+1)=1.133404e+000;
n=281; farx(n+1)=1.085670e-003; foe(n+1)=7.719096e-003; krok(n+1)=2.048333e-003; ng(n+1)=2.311796e-001;
n=282; farx(n+1)=1.074176e-003; foe(n+1)=7.710822e-003; krok(n+1)=7.697697e-003; ng(n+1)=1.841089e-001;
n=283; farx(n+1)=1.060756e-003; foe(n+1)=7.704622e-003; krok(n+1)=1.289397e-002; ng(n+1)=1.671226e-001;
n=284; farx(n+1)=1.062467e-003; foe(n+1)=7.698872e-003; krok(n+1)=5.999763e-003; ng(n+1)=3.151241e-001;
n=285; farx(n+1)=1.060503e-003; foe(n+1)=7.692149e-003; krok(n+1)=1.251384e-002; ng(n+1)=4.172904e-001;
n=286; farx(n+1)=1.058528e-003; foe(n+1)=7.656218e-003; krok(n+1)=2.000182e-002; ng(n+1)=8.724117e-001;
n=287; farx(n+1)=1.079016e-003; foe(n+1)=7.579784e-003; krok(n+1)=9.656284e-002; ng(n+1)=5.954235e+000;
n=288; farx(n+1)=1.067761e-003; foe(n+1)=7.519437e-003; krok(n+1)=7.424903e-002; ng(n+1)=1.738154e+001;
n=289; farx(n+1)=1.065181e-003; foe(n+1)=7.467755e-003; krok(n+1)=5.983917e-002; ng(n+1)=2.809773e+001;
n=290; farx(n+1)=1.060159e-003; foe(n+1)=7.432383e-003; krok(n+1)=8.616836e-002; ng(n+1)=1.498615e+001;
n=291; farx(n+1)=1.058375e-003; foe(n+1)=7.362546e-003; krok(n+1)=7.000904e-002; ng(n+1)=1.981806e+001;
n=292; farx(n+1)=1.064753e-003; foe(n+1)=7.293336e-003; krok(n+1)=2.561085e-001; ng(n+1)=1.791349e+001;
n=293; farx(n+1)=1.059035e-003; foe(n+1)=7.231656e-003; krok(n+1)=1.414327e-001; ng(n+1)=2.540573e+001;
n=294; farx(n+1)=1.035854e-003; foe(n+1)=7.151629e-003; krok(n+1)=1.713887e-001; ng(n+1)=1.359374e+001;
n=295; farx(n+1)=1.015618e-003; foe(n+1)=7.079282e-003; krok(n+1)=8.139610e-002; ng(n+1)=3.877661e+001;
n=296; farx(n+1)=1.014843e-003; foe(n+1)=6.998074e-003; krok(n+1)=3.745525e-001; ng(n+1)=1.391719e+001;
n=297; farx(n+1)=1.017274e-003; foe(n+1)=6.890033e-003; krok(n+1)=3.844828e-002; ng(n+1)=2.662899e+001;
n=298; farx(n+1)=1.019899e-003; foe(n+1)=6.821109e-003; krok(n+1)=9.515193e-002; ng(n+1)=2.209637e+001;
n=299; farx(n+1)=1.023789e-003; foe(n+1)=6.678810e-003; krok(n+1)=6.183220e-001; ng(n+1)=5.198736e+000;
n=300; farx(n+1)=1.021613e-003; foe(n+1)=6.609450e-003; krok(n+1)=1.176675e-001; ng(n+1)=3.901354e+001;

figure; semilogy(farx,'b'); hold on; semilogy(foe,'r'); xlabel('Iteracje'); ylabel('Earx, Eoe'); legend('Earx','Eoe'); title('Uczenie predyktora OE');
figure; subplot(2,1,1); semilogy(krok); xlabel('Iteracje'); ylabel('Krok');
subplot(2,1,2); semilogy(ng); xlabel('Iteracje'); ylabel('Norma gradientu');
Earx=farx(n+1)
Eoe=foe(n+1)
